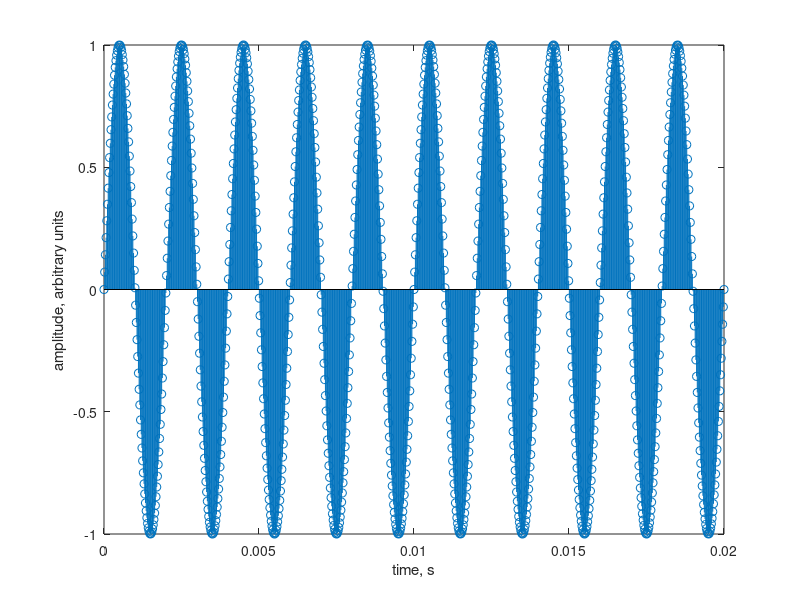

Write MATLAB code to recreate this figure.
% Parameters
f = .5e3; % Frequency
fs = 44.1e3; % Sample rate
tlen = .5; % Duration

%   T/Ts
% = cycle time / sample time
% = (1/f)/(1/fs)
% = fs/f
% = 88.2 samples per cycle
Ts = 1/fs; % Sample interval in microseconds
t = 0 : Ts : tlen-Ts; % Array of time values
x = sin(2*pi*f*t); % Compute a sine wave

% Plays the wave at the sample rate
sound(x, fs);

% Show part of the wave
%plot(t, x);
stem(t, x);
xlabel('time, s')
ylabel('amplitude, arbitrary units')
% Set axis limits (xmin,xmax, ymin,ymax)
% xmax zooms in on the beginning 1/10th of the signal
axis([0 1/f*10 -1 1])

% Observations:
% This script computes a sine wave according to the parameters,
% then plays it through the speakers, then displays the first 10th of the signal.
